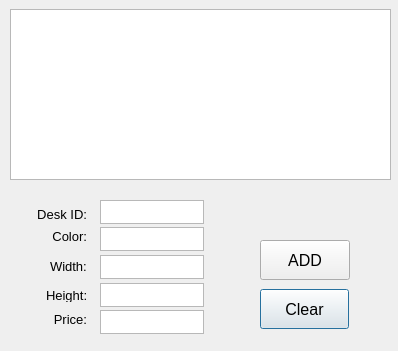
<?xml version="1.0" encoding="UTF-8"?>
<ui version="4.0">
 <class>FormDesk</class>
 <widget class="QDialog" name="FormDesk">
  <property name="geometry">
   <rect>
    <x>0</x>
    <y>0</y>
    <width>398</width>
    <height>351</height>
   </rect>
  </property>
  <property name="windowTitle">
   <string>Dialog</string>
  </property>
  <property name="autoFillBackground">
   <bool>false</bool>
  </property>
  <widget class="QLabel" name="label_3">
   <property name="geometry">
    <rect>
     <x>50</x>
     <y>260</y>
     <width>47</width>
     <height>13</height>
    </rect>
   </property>
   <property name="font">
    <font>
     <pointsize>10</pointsize>
     <weight>50</weight>
     <bold>false</bold>
    </font>
   </property>
   <property name="text">
    <string>Width:</string>
   </property>
  </widget>
  <widget class="QLabel" name="label_4">
   <property name="geometry">
    <rect>
     <x>46</x>
     <y>289</y>
     <width>47</width>
     <height>13</height>
    </rect>
   </property>
   <property name="font">
    <font>
     <pointsize>10</pointsize>
     <weight>50</weight>
     <bold>false</bold>
    </font>
   </property>
   <property name="text">
    <string>Height:</string>
   </property>
  </widget>
  <widget class="QTextEdit" name="textColor">
   <property name="geometry">
    <rect>
     <x>100</x>
     <y>227</y>
     <width>104</width>
     <height>24</height>
    </rect>
   </property>
   <property name="font">
    <font>
     <pointsize>9</pointsize>
    </font>
   </property>
  </widget>
  <widget class="QTextEdit" name="textHeight">
   <property name="geometry">
    <rect>
     <x>100</x>
     <y>283</y>
     <width>104</width>
     <height>24</height>
    </rect>
   </property>
   <property name="font">
    <font>
     <pointsize>9</pointsize>
    </font>
   </property>
  </widget>
  <widget class="QPushButton" name="btnClear">
   <property name="geometry">
    <rect>
     <x>260</x>
     <y>289</y>
     <width>89</width>
     <height>40</height>
    </rect>
   </property>
   <property name="font">
    <font>
     <pointsize>12</pointsize>
    </font>
   </property>
   <property name="text">
    <string>Clear</string>
   </property>
  </widget>
  <widget class="QTextEdit" name="textDesks">
   <property name="geometry">
    <rect>
     <x>10</x>
     <y>9</y>
     <width>381</width>
     <height>171</height>
    </rect>
   </property>
   <property name="font">
    <font>
     <pointsize>10</pointsize>
    </font>
   </property>
  </widget>
  <widget class="QLabel" name="label">
   <property name="geometry">
    <rect>
     <x>16</x>
     <y>204</y>
     <width>71</width>
     <height>20</height>
    </rect>
   </property>
   <property name="font">
    <font>
     <pointsize>10</pointsize>
     <weight>50</weight>
     <bold>false</bold>
    </font>
   </property>
   <property name="layoutDirection">
    <enum>Qt::LeftToRight</enum>
   </property>
   <property name="text">
    <string>Desk ID:</string>
   </property>
   <property name="alignment">
    <set>Qt::AlignRight|Qt::AlignTrailing|Qt::AlignVCenter</set>
   </property>
  </widget>
  <widget class="QTextEdit" name="textWidth">
   <property name="geometry">
    <rect>
     <x>100</x>
     <y>255</y>
     <width>104</width>
     <height>24</height>
    </rect>
   </property>
   <property name="font">
    <font>
     <pointsize>9</pointsize>
    </font>
   </property>
  </widget>
  <widget class="QTextEdit" name="textID">
   <property name="geometry">
    <rect>
     <x>100</x>
     <y>200</y>
     <width>104</width>
     <height>24</height>
    </rect>
   </property>
   <property name="font">
    <font>
     <pointsize>9</pointsize>
    </font>
   </property>
  </widget>
  <widget class="QLabel" name="label_5">
   <property name="geometry">
    <rect>
     <x>40</x>
     <y>313</y>
     <width>47</width>
     <height>13</height>
    </rect>
   </property>
   <property name="font">
    <font>
     <pointsize>10</pointsize>
     <weight>50</weight>
     <bold>false</bold>
    </font>
   </property>
   <property name="layoutDirection">
    <enum>Qt::LeftToRight</enum>
   </property>
   <property name="text">
    <string>Price:</string>
   </property>
   <property name="alignment">
    <set>Qt::AlignRight|Qt::AlignTrailing|Qt::AlignVCenter</set>
   </property>
  </widget>
  <widget class="QTextEdit" name="textPrice">
   <property name="geometry">
    <rect>
     <x>100</x>
     <y>310</y>
     <width>104</width>
     <height>24</height>
    </rect>
   </property>
   <property name="font">
    <font>
     <pointsize>9</pointsize>
    </font>
   </property>
  </widget>
  <widget class="QPushButton" name="btnADD">
   <property name="geometry">
    <rect>
     <x>260</x>
     <y>240</y>
     <width>90</width>
     <height>40</height>
    </rect>
   </property>
   <property name="font">
    <font>
     <pointsize>12</pointsize>
    </font>
   </property>
   <property name="text">
    <string>ADD</string>
   </property>
  </widget>
  <widget class="QLabel" name="label_2">
   <property name="geometry">
    <rect>
     <x>40</x>
     <y>230</y>
     <width>47</width>
     <height>13</height>
    </rect>
   </property>
   <property name="font">
    <font>
     <pointsize>10</pointsize>
     <weight>50</weight>
     <bold>false</bold>
    </font>
   </property>
   <property name="text">
    <string>Color:</string>
   </property>
   <property name="alignment">
    <set>Qt::AlignRight|Qt::AlignTrailing|Qt::AlignVCenter</set>
   </property>
  </widget>
 </widget>
 <resources/>
 <connections/>
</ui>
